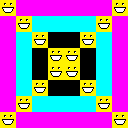

Tiled map render using the project's own tile images. Description and the whole map definition, tile-layer contents included, below:
An orthogonal 8x8 tile map with 16x16 px tiles, 1 tile layer (Tile Layer 1).

<map version="1.10" tiledversion="1.11.2" orientation="orthogonal" renderorder="right-down" width="8" height="8" tilewidth="16" tileheight="16" infinite="0" nextlayerid="2" nextobjectid="1">
 <properties>
  <property name="atlas" value="true" />
 </properties>
 <tileset firstgid="1" source="tilesets/dummy_tileset.tsx" />
 <layer id="1" name="Tile Layer 1" width="8" height="8">
  <data encoding="csv">
4,1,1,1,1,1,1,4,
1,4,2,2,2,2,4,1,
1,2,4,3,3,4,2,1,
1,2,3,4,4,3,2,1,
1,2,3,4,4,3,2,1,
1,2,4,3,3,4,2,1,
1,4,2,2,2,2,4,1,
4,1,1,1,1,1,1,4
</data>
 </layer>
</map>
